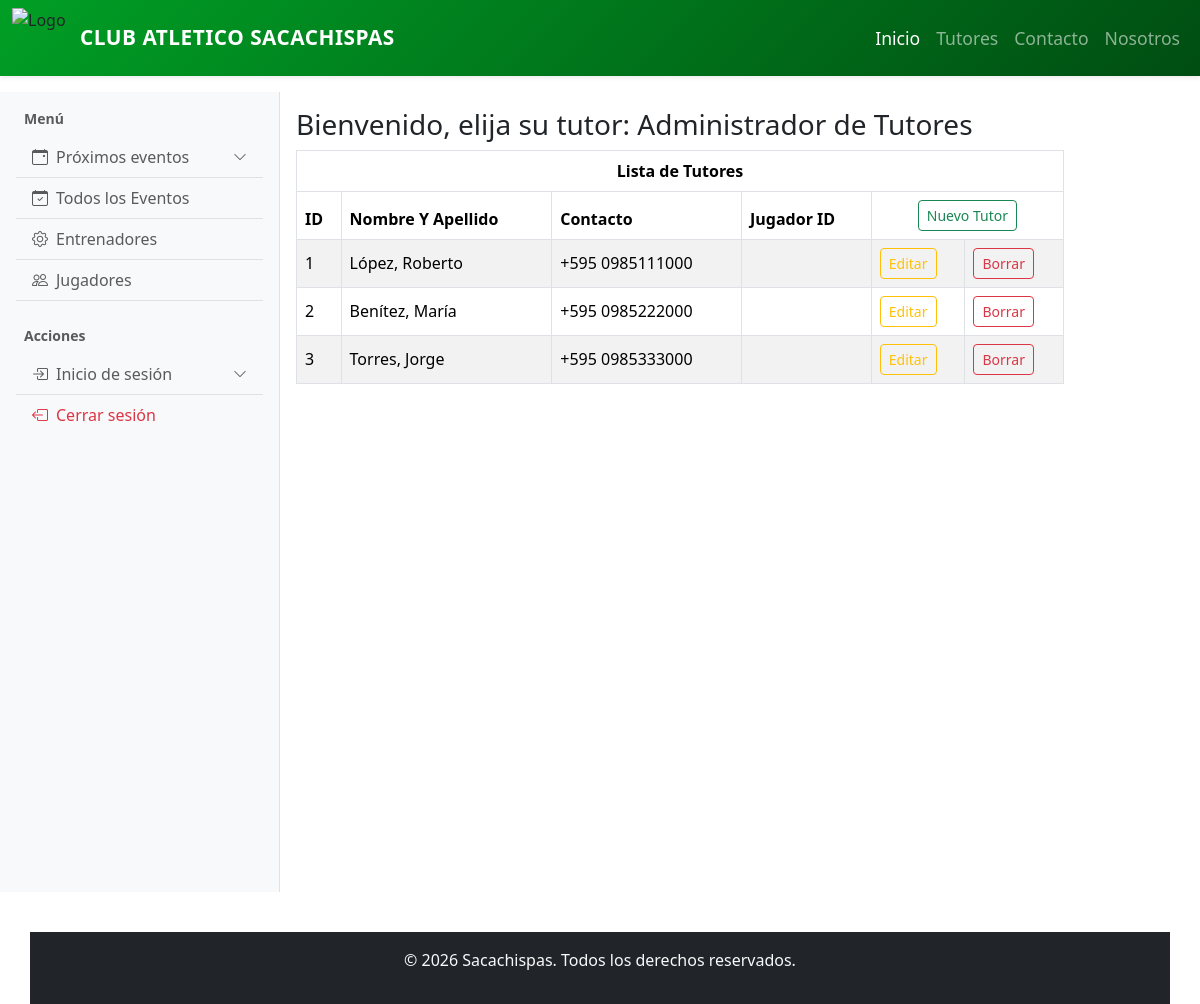
Screenshot of /backend/tutores/index.php with the database file from the repository.
### tables this page shows
CREATE TABLE Tutores (
    id_tutor    INT UNSIGNED  NOT NULL AUTO_INCREMENT,
    apellido    VARCHAR(100)  NOT NULL,
    nombre      VARCHAR(100)  NOT NULL,
    contacto    VARCHAR(20)   NOT NULL,
    PRIMARY KEY (id_tutor)
);

### db/lib/Actividad.php (called while the page is built, shortened)
<?php
class Actividad {
    private $db;
    public function __construct($conn)
    {
        $this->db=$conn;
    }
    public function getALL()
        {
        $sql="select * from Actividad";
        $rs=$this->db->query($sql);
        return $rs;
        }
}
?>

### db/lib/tutores.php (called while the page is built, shortened)
<?php
class Tutores{
    private $db;
    public function __construct($db){
        $this->db = $db;
    }
    public function getall(){
        $sql = "SELECT * FROM Tutores";
        $rs = $this->db->query($sql);
        return $rs;
    }
}
?>

### backend/tutores/index.php (the view, shortened to what this page needs)
<?php
require_once __DIR__ . "/../../db/lib/conex.php";
require_once __DIR__ . "/../../db/lib/tutores.php";
$db = Conex();
$tutores = new Tutores($db);
$rs = $tutores->getAll();
$nombre = "Administrador de Tutores";
?>
<?php include(__DIR__ . "/../../template/parciales/templateStart.php"); ?>
    <h3>Bienvenido, elija su tutor: <?php echo $nombre; ?></h3>
        <div class="table-responsive">
            <table class="table table-striped table-bordered align-middle">
                <thead>
                    <tr>
                        <th colspan="6" class="text-center">Lista de Tutores</th>
                    </tr>
                    <tr>
                        <th>ID</th>
                        <th>Nombre Y Apellido</th>
                        <th>Contacto</th>
                        <th>Jugador ID</th>
                        <th colspan="2" class="text-center">
                            <a href="nuevo.php" class="btn btn-outline-success btn-sm">Nuevo Tutor</a>
                        </th>
                    </tr>
                </thead>
                <tbody>
                <?php
                while ($fila = $rs->fetch_assoc()) {
                ?>
                <tr>
                    <td><?php echo $fila['id_tutor']; ?></td>
                    <td><?php echo $fila['apellido'] . ", " . $fila['nombre']; ?></td>
                    <td>+595 <?php echo $fila['contacto']; ?></td>
                    <td><?php echo $fila['id_jugador']; ?></td>
                    <td><a href="editar.php?id_tutor=<?php echo $fila['id_tutor']; ?>" class="btn btn-outline-warning btn-sm">Editar</a></td>
                    <td><a href="borrar.php?id_tutor=<?php echo $fila['id_tutor']; ?>" class="btn btn-outline-danger btn-sm" onclick="return confirm('¿Seguro que quieres borrar este tutor?');">Borrar</a></td>
                </tr>
                <?php
                }
                ?>
            </table>
        </div>
<?php include(__DIR__ . "/../../template/parciales/templateEnd.php"); ?>

### template/parciales/head.php (shortened to what this page needs)
<!DOCTYPE html>
<html lang="es">
<head>
    <link rel="stylesheet" href="/assets/Bootstrap/css/bootstrap.min.css">
    <link rel="stylesheet" href="/assets/Bootstrap-Icons/bootstrap-icons.min.css">
</head>

### template/parciales/templateStart.php (shortened to what this page needs)
<?php include(__DIR__ . "/head.php"); ?>
<body>
    <?php include(__DIR__ . "/header.php"); ?>
    <div class="container-fluid py-3">
        <div class="row">
            <?php include(__DIR__ . "/aside1.php"); ?>
            <main class="col-8 p-3">

### template/parciales/header.php (shortened to what this page needs)
<nav class="navbar navbar-expand-lg navbar-dark shadow-sm" style="background: linear-gradient(135deg, #009f25 0%, #004d12 100%) !important;">
    <div class="container-fluid">
        <img src="/template/img/image.png" alt="Logo" width="60" height="60" class="d-inline-block align-text-top me-2">
        <a class="navbar-brand fw-bold text-uppercase" href="/template/index.php" style="font-size: 1.3rem; letter-spacing: 0.5px;">Club Atletico Sacachispas</a>
        <div class="collapse navbar-collapse" id="navbarNav">
            <ul class="navbar-nav ms-auto">
                <li class="nav-item">
                    <a class="nav-link active" aria-current="page" href="/template/index.php" style="font-size: 1.1rem;">Inicio</a>
                </li>
                <li class="nav-item">
                    <a class="nav-link" href="/backend/tutores/index.php" style="font-size: 1.1rem;">Tutores</a>
                </li>
                <li class="nav-item">
                    <a class="nav-link" href="/template/contactos.php" style="font-size: 1.1rem;">Contacto</a>
                </li>
                <li class="nav-item">
                    <a class="nav-link" href="/template/acercade.php" style="font-size: 1.1rem;">Nosotros</a>
                </li>
            </ul>
        </div>
    </div>
</nav>

### template/parciales/aside1.php (shortened to what this page needs)
<?php
require_once __DIR__ . "/../../backend/genero/genero.php";
require_once __DIR__ . "/../../db/lib/Actividad.php";
$con = Conex();
$actividadObj = new Actividad($con);
$resActividades = $actividadObj->getALL();
?>
<aside class="d-flex flex-column p-3 border-end bg-light" style="width: 280px; min-height: 100vh;">
    <div class="mb-2 ps-2 fw-bold text-muted small">Menú</div>
    <div class="list-group mb-4 list-group-flush border-bottom">
        <button class="list-group-item list-group-item-action d-flex justify-content-between align-items-center bg-transparent" type="button" data-bs-toggle="collapse" data-bs-target="#eventosDetalle">
            <span><i class="bi bi-calendar-event me-2"></i>Próximos eventos</span>
            <i class="bi bi-chevron-down small text-muted"></i>
        </button>
        <a href="/backend/actividad/index.php" class="list-group-item list-group-item-action bg-transparent">
            <i class="bi bi-calendar-check me-2"></i>Todos los Eventos
        </a>
        <a href="/backend/entrenadores/index.php" class="list-group-item list-group-item-action bg-transparent">
            <i class="bi bi-gear me-2"></i>Entrenadores
        </a>
        <a href="/backend/jugadores/index.php" class="list-group-item list-group-item-action bg-transparent">
            <i class="bi bi-people me-2"></i>Jugadores
        </a>
    </div>
    <div class="mb-2 ps-2 fw-bold text-muted small">Acciones</div>
    <div class="list-group list-group-flush">
        <button class="list-group-item list-group-item-action d-flex justify-content-between align-items-center bg-transparent" type="button" data-bs-toggle="collapse" data-bs-target="#inicioSesion">
            <span><i class="bi bi-box-arrow-in-right me-2"></i>Inicio de sesión</span>
            <i class="bi bi-chevron-down small text-muted"></i>
        </button>
        <a href="#" class="list-group-item list-group-item-action bg-transparent text-danger">
            <i class="bi bi-box-arrow-left me-2"></i>Cerrar sesión
        </a>
    </div>
</aside>

### template/parciales/templateEnd.php (shortened to what this page needs)
    </main>
        </div>
    </div>
    <?php include "footer.php"; ?>
</body>
</html>

### template/parciales/footer.php
<footer>
       <div class="container fluid bg-dark text-light p-3 mt-4">
           <div class = "row">
               <div class = "col text-center">
                   <p>&copy; 2026 Sacachispas. Todos los derechos reservados.</p>
               </div>
           </div>
       </div>
   </footer>

### rows the page displays
tutores: id_tutor "1", apellido "López", nombre "Roberto", contacto "0985111000"
tutores: id_tutor "2", apellido "Benítez", nombre "María", contacto "0985222000"
tutores: id_tutor "3", apellido "Torres", nombre "Jorge", contacto "0985333000"

### other values shown
$nombre "Administrador de Tutores"
